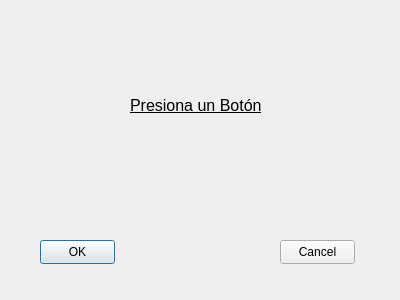
<?xml version="1.0" encoding="UTF-8"?>
<ui version="4.0">
 <class>Dialog</class>
 <widget class="QDialog" name="Dialog">
  <property name="geometry">
   <rect>
    <x>0</x>
    <y>0</y>
    <width>400</width>
    <height>300</height>
   </rect>
  </property>
  <property name="windowTitle">
   <string>Dialog</string>
  </property>
  <widget class="QPushButton" name="btn_ok">
   <property name="geometry">
    <rect>
     <x>40</x>
     <y>240</y>
     <width>75</width>
     <height>24</height>
    </rect>
   </property>
   <property name="text">
    <string>OK</string>
   </property>
  </widget>
  <widget class="QPushButton" name="btn_cancel">
   <property name="geometry">
    <rect>
     <x>280</x>
     <y>240</y>
     <width>75</width>
     <height>24</height>
    </rect>
   </property>
   <property name="text">
    <string>Cancel</string>
   </property>
  </widget>
  <widget class="QLabel" name="lbl_title">
   <property name="geometry">
    <rect>
     <x>130</x>
     <y>80</y>
     <width>131</width>
     <height>51</height>
    </rect>
   </property>
   <property name="font">
    <font>
     <pointsize>12</pointsize>
     <bold>false</bold>
     <underline>true</underline>
    </font>
   </property>
   <property name="text">
    <string>Presiona un Botón</string>
   </property>
  </widget>
  <widget class="QLabel" name="lbl_invisible">
   <property name="geometry">
    <rect>
     <x>138</x>
     <y>166</y>
     <width>111</width>
     <height>41</height>
    </rect>
   </property>
   <property name="text">
    <string/>
   </property>
  </widget>
 </widget>
 <resources/>
 <connections/>
</ui>
